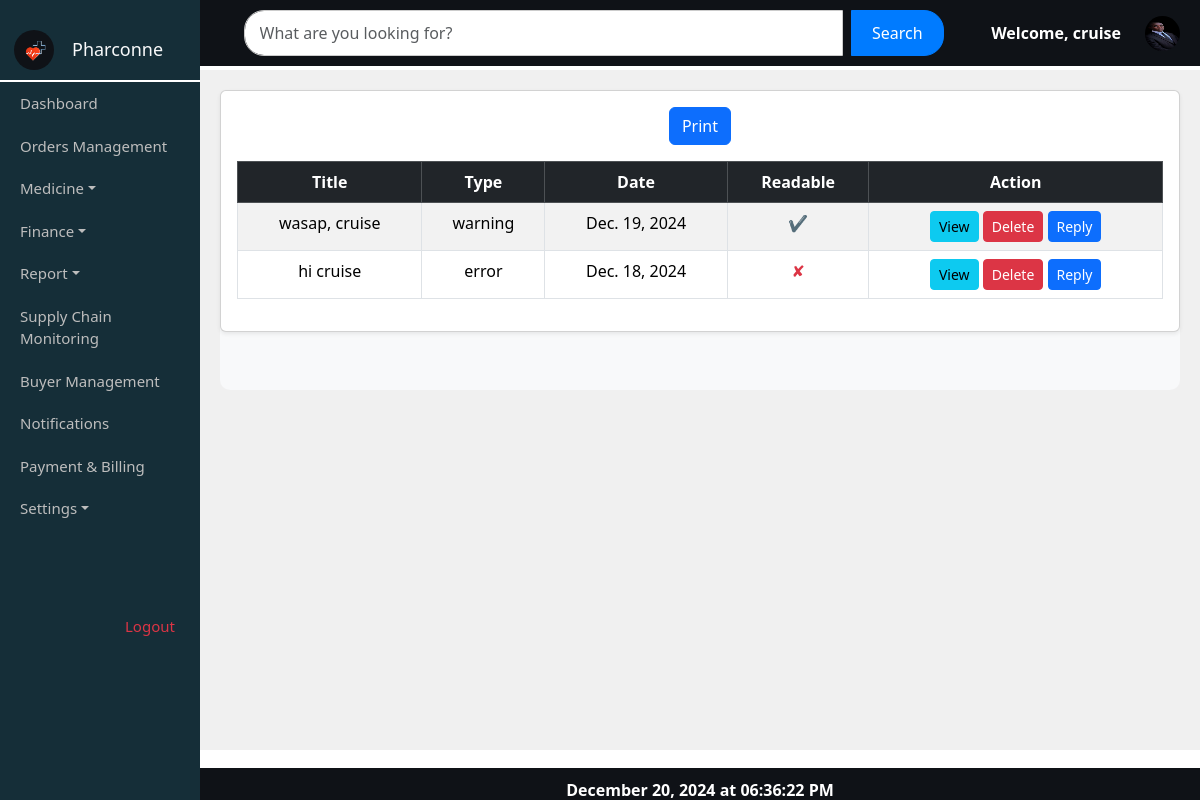
Screenshot of /message_list/ (signed in) with the database file from the repository.
### myapp/models.py (models this page shows, shortened)
class Message(models.Model):
    NOTIFICATION_TYPES = [
        ('info', 'Info'),
        ('success', 'Success'),
        ('warning', 'Warning'),
        ('error', 'Error'),
    ]
    title = models.CharField(max_length=255)
    message = models.TextField()
    type = models.CharField(max_length=20, choices=NOTIFICATION_TYPES)
    receiver_pharmacy = models.CharField(max_length=255)
    sender = models.CharField(max_length=255, default='Unknown Sender')  # Added sender field
    date = models.DateField()
    created_at = models.DateTimeField(auto_now_add=True)
    is_read = models.BooleanField(default=False)  # Add this field

### myapp/views.py (the view)
# urls.py: path('message_list/', views.message_list, name='message_list'),
def message_list(request):
    logged_in_pharmacy_name = request.session.get('user_name')
    messages = Message.objects.filter(receiver_pharmacy=logged_in_pharmacy_name)
    if messages.exists():
        message_data = messages
    else:
        message_data = None
    return render(request, "myapp/message_list.html", {
        'messages': message_data,
        'no_messages_found': not messages.exists(),
    })

### myapp/templates/myapp/message_list.html (shortened to what this page needs)
{% extends 'myapp/userhome.html' %}
{% load static %}
{% block content %}
<div class="content-container">
    <div class="message-container">
        <div class="card shadow-sm mb-4">
            <div class="card-body">
                <button class="btn btn-primary print-button mb-3" onclick="window.print()">Print</button>
<table class="table table-striped table-bordered">
    <thead class="table-dark">
        <tr>
            <th>Title</th>
            <th>Type</th>
            <th>Date</th>
            <th>Readable</th>
            <th>Action</th>
        </tr>
    </thead>
    <tbody>
        {% for message in messages %}
            <tr>
                <td>{{ message.title }}</td>
                <td>{{ message.type }}</td>
                <td>{{ message.date }}</td>
                <td>
                    {% if message.is_read %}
                        <span class="text-success">&#10004;</span>
                    {% else %}
                        <span class="text-danger">&#10008;</span>
                    {% endif %}
                </td>
                <td>
                    <button class="btn btn-info btn-sm" data-bs-toggle="modal" data-bs-target="#messageModal"
                            data-sender="{{ message.sender }}"
                            data-type="{{ message.type }}"
                            data-message="{{ message.message|escapejs }}"
                            data-id="{{ message.id }}">View</button>
                    <form action="{% url 'delete_message' message.id %}" method="POST" style="display:inline;" onsubmit="return confirmDelete();">
                        <button type="submit" class="btn btn-danger btn-sm">Delete</button>
                    </form>
                    <button class="btn btn-primary btn-sm" data-bs-toggle="modal" data-bs-target="#replyModal"
                            data-id="{{ message.id }}"
                            data-title="{{ message.title }}"
                            data-sender="{{ message.sender }}"
                            data-message="{{ message.message|escapejs }}">Reply</button>
                </td>
            </tr>
        {% endfor %}
    </tbody>
</table>
{% endblock %}

### myapp/static/myapp/css/pharmacy_list.css (style rules this page uses)
body { margin: 0; padding: 0; overflow: hidden; }
.content-container { position: absolute; top: 70px; left: 16.666%; right: 0; bottom: 50px; overflow-y: auto; padding: 20px; background-color: #f0f0f0; }
.message-container { text-align: center; background-color: #f8f9fa; background-size: cover; border-radius: 10px; min-height: 300px; }

### rows the page displays
Message: title "wasap, cruise", type "warning", date "Dec. 19, 2024"
Message: title "hi cruise", type "error", date "Dec. 18, 2024"

### other values shown
{{ request.session.user_name }} "cruise"
